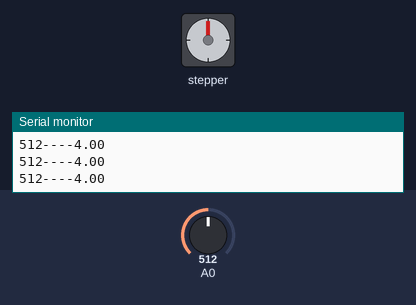
This sketch was run on a simulated Arduino Uno, built with avr-gcc and run on an emulated ATmega328P. Parts: stepper motor, the last lines printed to the serial monitor. Wiring (inferred from the names in the program): stepper motor driver (200 steps per turn assumed): step pin 5; direction pin 6. The inputs (shaded band) are chosen by the test bench; at power-on: A0 = 512.

Above: at 1.2 s.
1.3 s: A0 set to 716
4.3 s: A0 set to 1023
At 7.2 s:
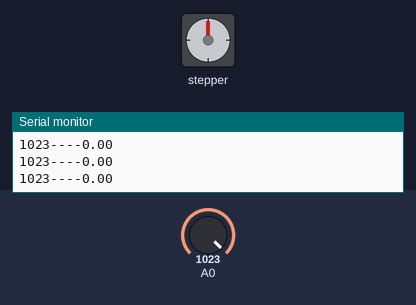
7.3 s: A0 set to 900
At 10.1 s:
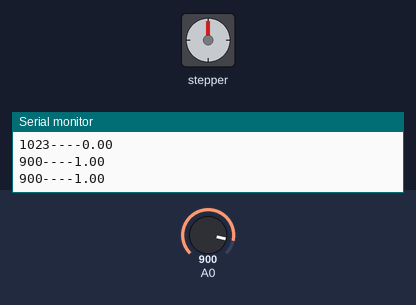
10.3 s: A0 set to 511
13.3 s: A0 set to 306
16.3 s: A0 set to 122
Timing chart, 0 to 66.8 s (numbered marks = the images above; inputs shaded):
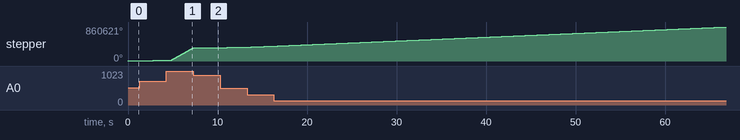

The sketch:

POT_TB6600.ino
```cpp
#define DIR_PIN 6
#define STEP_PIN 5

void setup() {
  Serial.begin(9600);
  pinMode(A0, INPUT);
  pinMode(DIR_PIN, OUTPUT);
  pinMode(STEP_PIN, OUTPUT);
}

void loop() {
  double value = map(analogRead(A0), 1023, 0, 0, 10);
  Serial.print(analogRead(A0));
  Serial.print("----");
  Serial.println(value);
  rotateDeg(360, value);
}
void rotateDeg(float deg, float speed) {
  int dir = (deg > 0) ? HIGH : LOW;
  digitalWrite(DIR_PIN, dir);

  int steps = abs(deg) * (1 / 0.225);  //0.225
  float usDelay = (1 / (speed / 10)) * 70;

  for (int i = 0; i < steps; i++) {
    digitalWrite(STEP_PIN, HIGH);
    delayMicroseconds(usDelay);

    digitalWrite(STEP_PIN, LOW);
    delayMicroseconds(usDelay);
  }
}
```
